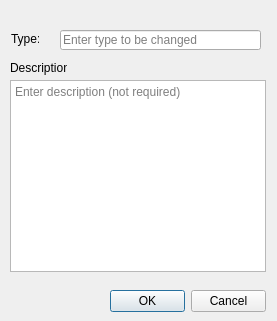
<?xml version="1.0" encoding="UTF-8"?>
<ui version="4.0">
 <class>editcomptype</class>
 <widget class="QDialog" name="editcomptype">
  <property name="geometry">
   <rect>
    <x>0</x>
    <y>0</y>
    <width>277</width>
    <height>321</height>
   </rect>
  </property>
  <property name="windowTitle">
   <string>Dialog</string>
  </property>
  <widget class="QLabel" name="label">
   <property name="geometry">
    <rect>
     <x>11</x>
     <y>31</y>
     <width>28</width>
     <height>16</height>
    </rect>
   </property>
   <property name="text">
    <string>Type:</string>
   </property>
  </widget>
  <widget class="QLineEdit" name="lineEdit_Name">
   <property name="geometry">
    <rect>
     <x>60</x>
     <y>30</y>
     <width>201</width>
     <height>20</height>
    </rect>
   </property>
   <property name="placeholderText">
    <string>Enter type to be changed</string>
   </property>
  </widget>
  <widget class="QTextEdit" name="textEdit_Descr">
   <property name="geometry">
    <rect>
     <x>10</x>
     <y>80</y>
     <width>256</width>
     <height>192</height>
    </rect>
   </property>
   <property name="placeholderText">
    <string>Enter description (not required)</string>
   </property>
  </widget>
  <widget class="QLabel" name="label_2">
   <property name="geometry">
    <rect>
     <x>10</x>
     <y>60</y>
     <width>57</width>
     <height>16</height>
    </rect>
   </property>
   <property name="text">
    <string>Description:</string>
   </property>
  </widget>
  <widget class="QDialogButtonBox" name="buttonBox_editCompTypeFinished">
   <property name="geometry">
    <rect>
     <x>110</x>
     <y>290</y>
     <width>156</width>
     <height>23</height>
    </rect>
   </property>
   <property name="standardButtons">
    <set>QDialogButtonBox::Cancel|QDialogButtonBox::Ok</set>
   </property>
  </widget>
 </widget>
 <resources/>
 <connections/>
</ui>
